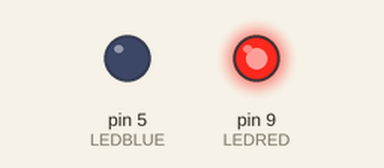
Recording of a sketch running on a simulated Arduino Uno, built with avr-gcc and run on an emulated ATmega328P. On the bench: output pins drawn as LEDs (lit = HIGH).

Above: at 0.5 s.
At 10.5 s:
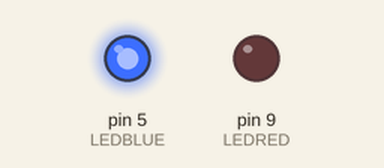
At 13.5 s:
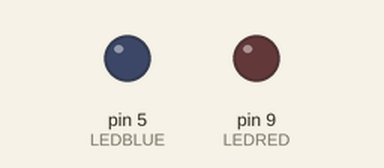
Timing chart, 0 to 15.6 s (numbered marks = the images above):
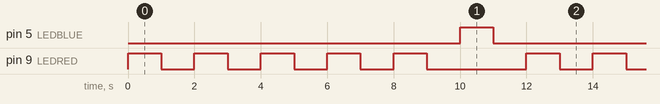

The sketch:

FIRST_ARDUINO_TES-leds_lighting_at_the_same_time.ino
```cpp
int LEDRED=9;
int LEDBLUE=5;

void setup() {
  pinMode(LEDRED,OUTPUT);
  pinMode(LEDBLUE,OUTPUT);
  // put your setup code here, to run once:

}

void loop() {
  digitalWrite (LEDRED,HIGH);
  delay(1000);
  digitalWrite (LEDRED,LOW);
  delay(1000);

  digitalWrite(LEDRED,HIGH);
  delay(1000);
  digitalWrite(LEDRED,LOW);
  delay(1000);


   digitalWrite(LEDRED,HIGH);
  delay(1000);
  digitalWrite(LEDRED,LOW);
  delay(1000);

   digitalWrite(LEDRED,HIGH);
  delay(1000);
  digitalWrite(LEDRED,LOW);
  delay(1000);

   digitalWrite(LEDRED,HIGH);
  delay(1000);
  digitalWrite(LEDRED,LOW);
  delay(1000);


  digitalWrite (LEDBLUE,HIGH);
  delay(1000);
  digitalWrite (LEDBLUE,LOW);
  delay(1000);

}
```

Measured:
- by itself, pin 5 (LEDBLUE): alternates HIGH for 1.0 s and LOW for 11.0 s
- by itself, pin 9 (LEDRED): repeats every 12.0 s: 4 × (LOW 1.0 s, HIGH 1.0 s), LOW 3.0 s, HIGH 1.0 s
- by itself, everything shown: repeats every 12.0 s, in 12 steps
